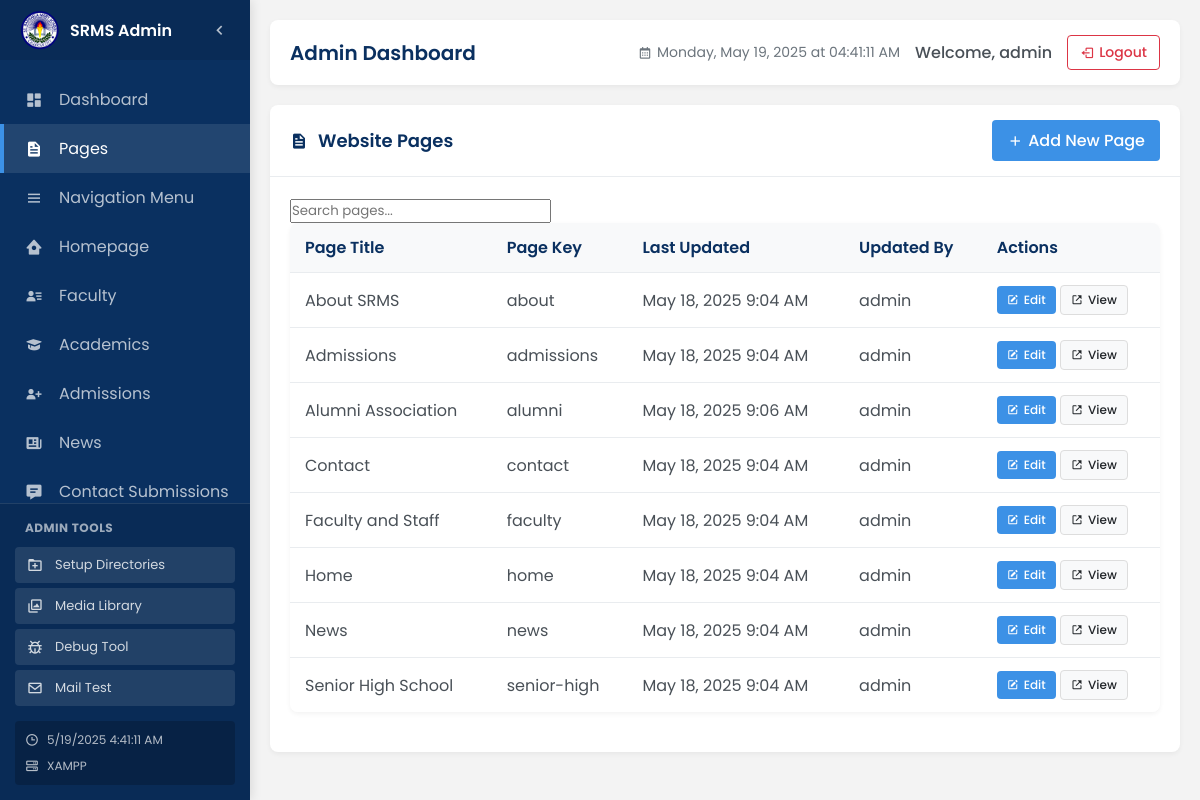
/admin/pages-manage.php (signed in), run on the app's committed database.
### tables this page shows
CREATE TABLE `page_content` (
  `id` int(11) NOT NULL,
  `page_key` varchar(50) NOT NULL,
  `title` varchar(255) NOT NULL,
  `content` text DEFAULT NULL,
  `meta_description` text DEFAULT NULL,
  `last_updated` timestamp NOT NULL DEFAULT current_timestamp() ON UPDATE current_timestamp(),
  `last_updated_by` int(11) DEFAULT NULL
);

CREATE TABLE `users` (
  `id` int(11) NOT NULL,
  `username` varchar(50) NOT NULL,
  `password` varchar(255) NOT NULL,
  `email` varchar(100) NOT NULL,
  `role` enum('admin','editor','content_manager') NOT NULL DEFAULT 'editor',
  `active` tinyint(1) DEFAULT 1,
  `last_login` datetime DEFAULT NULL,
  `created_at` timestamp NOT NULL DEFAULT current_timestamp(),
  `updated_at` timestamp NOT NULL DEFAULT current_timestamp() ON UPDATE current_timestamp()
);

### includes/db.php (called while the page is built, shortened)
<?php
class Database {
    private $connection;
    private function connect() {
        $host = DB_SERVER;
        $user = DB_USERNAME;
        $pass = DB_PASSWORD;
        $db = DB_NAME;
        $port = defined('DB_PORT') ? DB_PORT : '3306';
        $this->connection = new mysqli($host, $user, $pass, $db, $port);
        $this->connection->set_charset('utf8mb4');
    }
    public function query($sql) {
        $result = $this->connection->query($sql);
        return $result;
    }
    public function fetch_all($sql) {
        $result = $this->query($sql);
        $rows = [];
        if ($result) {
            while ($row = $result->fetch_assoc()) {
                $rows[] = $row;
            }
        }
        return $rows;
    }
}

### admin/pages-manage.php (the view, shortened to what this page needs)
<?php
include_once '../includes/db.php';
$db = new Database();
$pages = $db->fetch_all("SELECT p.*, u.username as updated_by_user
                       FROM page_content p
                       LEFT JOIN users u ON p.last_updated_by = u.id
                       ORDER BY p.title");
?>
<div class="panel">
    <div class="panel-header">
        <h3 class="panel-title"><i class='bx bxs-file'></i> Website Pages</h3>
        <div class="panel-actions">
            <a href="page-edit.php" class="btn btn-primary">
                <i class='bx bx-plus'></i> Add New Page
            </a>
        </div>
    </div>
    <div class="panel-body">
        <div class="search-box mb-3">
            <input type="text" id="searchInput" class="form-control" placeholder="Search pages...">
        </div>
        <div class="table-container">
            <table class="table" id="pagesTable">
                <thead>
                    <tr>
                        <th>Page Title</th>
                        <th>Page Key</th>
                        <th>Last Updated</th>
                        <th>Updated By</th>
                        <th>Actions</th>
                    </tr>
                </thead>
                <tbody>
                    <?php if(empty($pages)): ?>
                    <tr>
                        <td colspan="5" class="text-center">
                            <div class="empty-state">
                                <i class='bx bx-file'></i>
                                <p>No pages found. Create your first page content.</p>
                            </div>
                        </td>
                    </tr>
                    <?php else: ?>
                        <?php foreach($pages as $page): ?>
                        <tr>
                            <td><?php echo htmlspecialchars($page['title']); ?></td>
                            <td><code><?php echo htmlspecialchars($page['page_key']); ?></code></td>
                            <td><?php echo date('M j, Y g:i A', strtotime($page['last_updated'])); ?></td>
                            <td><?php echo htmlspecialchars($page['updated_by_user'] ?? 'System'); ?></td>
                            <td>
                                <div class="action-buttons">
                                    <a href="page-edit.php?id=<?php echo $page['id']; ?>" class="btn btn-primary btn-sm">
                                        <i class='bx bxs-edit'></i> Edit
                                    </a>
                                    <a href="../<?php echo ($page['page_key'] === 'home') ? '' : $page['page_key']; ?>.php" class="btn btn-light btn-sm" target="_blank">
                                        <i class='bx bx-link-external'></i> View
                                    </a>
                                </div>
                            </td>
                        </tr>
                        <?php endforeach; ?>
                    <?php endif; ?>
                </tbody>
            </table>
        </div>
    </div>
</div>
<?php
include 'layout.php';
?>

### assets/css/styles.css (style rules this page uses)
:root { --poppins: 'Poppins', sans-serif; --lato: 'Lato', sans-serif; --light: #F9F9F9; --blue: #3C91E6; --light-blue: #CFE8FF; --grey: #EEE; --dark-grey: #AAAAAA; --dark: #342E37; --red: #DB504A; --yellow: #FFCE26; --light-yellow: #FFF2C6; --orange: #FD7238; --light-orange: #FFE0D3; --dark-blue: #156ec7; --green: #0aaa2dd7; --primary: #003366; --secondary: #156ec7; }
* { margin: 0; padding: 0; box-sizing: border-box; font-family: var(--poppins); }
body { background-color: #f3f3f3; color: #222222; }
a { text-decoration: none; }

### assets/css/admin-dashboard.css (style rules this page uses)
:root { --sidebar-width: 250px; --sidebar-collapsed-width: 70px; --primary-color: #0a3060; --primary-light: #3C91E6; --secondary-color: #f8f9fa; --success-color: #198754; --danger-color: #dc3545; --warning-color: #ffc107; --text-color: #495057; --border-color: #e9ecef; --sidebar-transition: all 0.3s ease; --box-shadow: 0 2px 5px rgba(0,0,0,0.05); --header-height: 60px; }
body { font-family: 'Poppins', sans-serif; margin: 0; padding: 0; background-color: #f3f3f3; overflow-x: hidden; color: var(--text-color); }
.panel { background-color: #fff; border-radius: 8px; box-shadow: var(--box-shadow); margin-bottom: 20px; overflow: hidden; }
.panel-header { padding: 15px 20px; border-bottom: 1px solid var(--border-color); display: flex; justify-content: space-between; align-items: center; }
.panel-title { margin: 0; color: var(--primary-color); font-size: 18px; font-weight: 600; display: flex; align-items: center; }
.panel-title i { margin-right: 10px; }
.panel-actions { display: flex; gap: 10px; }
.panel-body { padding: 20px; }
.btn { display: inline-flex; align-items: center; justify-content: center; padding: 8px 15px; border-radius: 4px; font-weight: 500; cursor: pointer; transition: all 0.2s; border: none; text-decoration: none; }
.btn i { margin-right: 5px; }
.btn-primary { background-color: var(--primary-light); color: white; }
.btn-light { background-color: #f8f9fa; color: #212529; border: 1px solid #ddd; }
.btn-sm { padding: 5px 10px; font-size: 12px; }
.table-container { border-radius: 8px; overflow: hidden; box-shadow: var(--box-shadow); margin-bottom: 20px; }
.table { width: 100%; border-collapse: collapse; background-color: white; }
.table th, .table td { padding: 12px 15px; text-align: left; border-bottom: 1px solid var(--border-color); }
.table th { font-weight: 600; color: var(--primary-color); background-color: #f8f9fa; }
.table tr:last-child td { border-bottom: none; }

### data on the page
page_content: title "About SRMS", page_key "about", last_updated "May 18, 2025 9:04 AM", last_updated_by.username "admin"
page_content: title "Admissions", page_key "admissions", last_updated "May 18, 2025 9:04 AM", last_updated_by.username "admin"
page_content: title "Alumni Association", page_key "alumni", last_updated "May 18, 2025 9:06 AM", last_updated_by.username "admin"
page_content: title "Contact", page_key "contact", last_updated "May 18, 2025 9:04 AM", last_updated_by.username "admin"
page_content: title "Faculty and Staff", page_key "faculty", last_updated "May 18, 2025 9:04 AM", last_updated_by.username "admin"
page_content: title "Home", page_key "home", last_updated "May 18, 2025 9:04 AM", last_updated_by.username "admin"
page_content: title "News", page_key "news", last_updated "May 18, 2025 9:04 AM", last_updated_by.username "admin"
page_content: title "Senior High School", page_key "senior-high", last_updated "May 18, 2025 9:04 AM", last_updated_by.username "admin"

### other printed values
SERVER_TYPE "XAMPP"
$page_title "Admin Dashboard"
$_SESSION['admin_username'] "admin"
